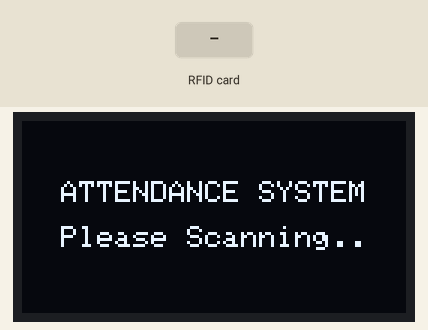
Recording of a sketch running on a simulated Arduino Uno, built with avr-gcc and run on an emulated ATmega328P. On the bench: 128×64 one-colour display. Inputs (shaded band) come from the test bench. What the sketch prints to the serial monitor is not drawn.

Above: at 1.2 s.
1.3 s: RFID card 7F 6C AF 29 held to the reader
At 2.9 s:
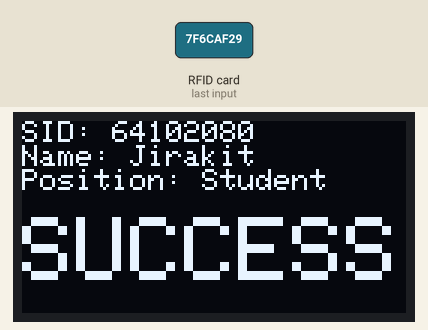
4.3 s: RFID card D3 24 0D 02 held to the reader
At 5.9 s:
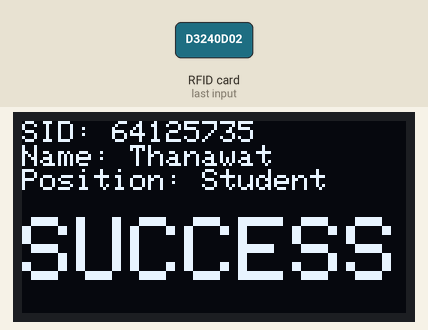
7.3 s: RFID card 05 81 35 5B held to the reader
At 8.9 s:
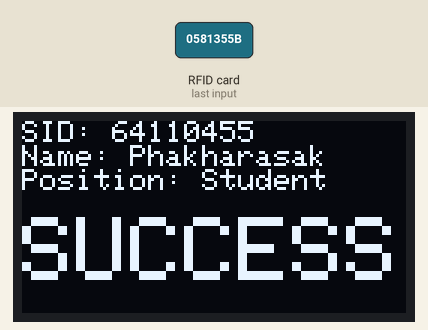
10.3 s: RFID card 5E 7A 19 C4 held to the reader
At 11.2 s:
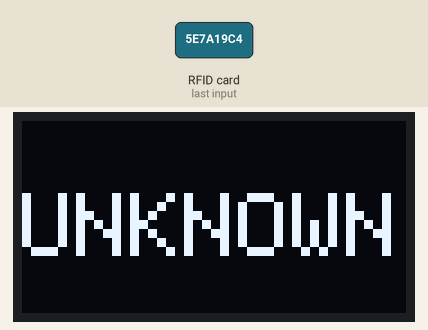
Timing chart, 0 to 13.3 s (numbered marks = the images above; inputs shaded):
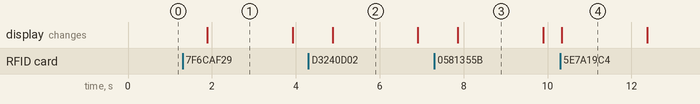

Measured:
- after the input at 1.3 s, the display: changes after 0.59 s (image 1)
- after the input at 4.3 s, the display: changes after 0.58 s (image 2)
- after the input at 7.3 s, the display: changes after 0.56 s (image 3)
- after the input at 10.3 s, the display: changes at once (image 4)
- what the display in image 1 shows lasts 2.0 s, from 1.9 s to 3.9 s

The sketch:

rfid_uno.ino
```cpp
#include <SPI.h>
#include <Wire.h>
#include <Adafruit_GFX.h>
#include <Adafruit_SSD1306.h>
#include <MFRC522.h>

#define SCREEN_WIDTH 128
#define SCREEN_HEIGHT 64
#define OLED_RESET -1
Adafruit_SSD1306 OLED(SCREEN_WIDTH, SCREEN_HEIGHT, &Wire, OLED_RESET);

#define SS_PIN 10
#define RST_PIN 9
MFRC522 mfrc522(SS_PIN, RST_PIN);

void setup() {
  Serial.begin(115200);
  SPI.begin();
  mfrc522.PCD_Init();
  Wire.begin();
  OLED.begin(SSD1306_SWITCHCAPVCC, 0x3C);
}

void loop() {

  displayText();

  if (!mfrc522.PICC_IsNewCardPresent()) {
    return;
  }

  if (!mfrc522.PICC_ReadCardSerial()) {
    return;
  }

  String content = "";
  for (byte i = 0; i < mfrc522.uid.size; i++) {
    content.concat(String(mfrc522.uid.uidByte[i] < 0x10 ? " 0" : " "));
    content.concat(String(mfrc522.uid.uidByte[i], HEX));
  }
  content.toUpperCase();

  OLED.clearDisplay();
  OLED.setCursor(0, 0);
  OLED.setTextSize(1);

  if (content.substring(1) == "7F 6C AF 29") {
    Serial.println("1");
    Serial.println();
    delay(500);
    OLED.setTextSize(1);
    OLED.println("SID: 64102080");
    OLED.println("Name: Jirakit");
    OLED.println("Position: Student");
    OLED.println();
    OLED.setTextSize(3);
    OLED.println("SUCCESS");
  } else if (content.substring(1) == "D3 24 0D 02") {
    Serial.println("2");
    Serial.println();
    delay(500);
    OLED.setTextSize(1);
    OLED.println("SID: 64125735");
    OLED.println("Name: Thanawat");
    OLED.println("Position: Student");
    OLED.println();
    OLED.setTextSize(3);
    OLED.println("SUCCESS");
  } else if (content.substring(1) == "05 81 35 5B") {
    Serial.println("3");
    Serial.println();
    delay(500);
    OLED.setTextSize(1);
    OLED.println("SID: 64110455");
    OLED.println("Name: Phakharasak");
    OLED.println("Position: Student");
    OLED.println();
    OLED.setTextSize(3);
    OLED.println("SUCCESS");
  } else {
    OLED.setTextSize(3);
    OLED.println();
    OLED.println("UNKNOWN");
  }

  OLED.display();

  delay(2000);

  OLED.clearDisplay();
}

void displayText() {
  OLED.clearDisplay();
  OLED.setTextColor(WHITE, BLACK);
  OLED.setCursor(13, 20);
  OLED.setTextSize(1);
  OLED.println("ATTENDANCE SYSTEM");
  OLED.setCursor(13, 35);
  OLED.setTextSize(1);
  OLED.println("Please Scanning..");
  OLED.display();
}
```
